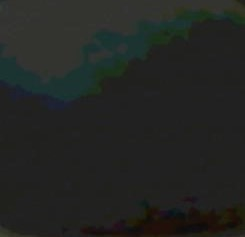
#> input picture Vision_Subsystem/testing/images/tuning_grey.jpg, 245 x 237 px
$ python hue_viewer.py
#> lines starting #> are read from the running program, lines starting #| are printed output that depends on the picture
import matplotlib.pyplot as plt
from skimage import io
from skimage.color import rgb2hsv
filename = "images/tuning_grey.jpg"
name = (filename.split(".")[0]).split("/")[1]
rgb_img = io.imread(filename)
#> rgb_img is the input picture: shape (237, 245, 3); mean R, G, B 35.1, 37.1, 34.7
hsv_img = rgb2hsv(rgb_img)
#> hsv_img: shape (237, 245, 3) float64; mean of channels 0, 1, 2 0.185, 0.125, 0.149
hue_img = hsv_img[:, :, 0]
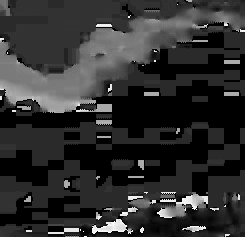
#> hue_img: shape (237, 245) float64; min 0, max 0.99, mean 0.185
sat_img = hsv_img[:, :, 1]
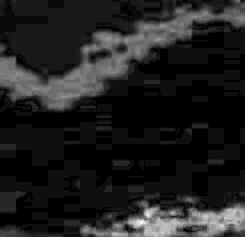
#> sat_img: shape (237, 245) float64; min 0, max 1, mean 0.125
value_img = hsv_img[:, :, 2]
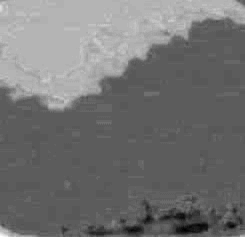
#> value_img: shape (237, 245) float64; min 0.051, max 0.267, mean 0.149; drawn with min black and max white

# [16 lines of commented-out code are left out]

fig, (ax0, ax1, ax2) = plt.subplots(ncols=3, figsize=(8, 3))

ax0.hist(hue_img.ravel(), 512)
ax0.set_title("Histogram of the Hue channel")
ax0.set_xbound(0, 1)
ax1.hist(sat_img.ravel(), 512)
ax1.set_title("Histogram of the Sat channel")
ax1.set_xbound(0, 1)
ax2.hist(value_img.ravel(), 512)
ax2.set_title("Histogram of the Val channel")
ax2.set_xbound(0, 1)


fig.tight_layout()
fig.savefig('Hsv_Hist_{}.png'.format(name))
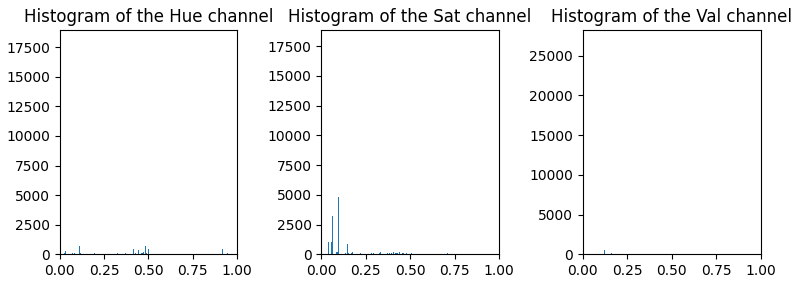
#> figure drawn by matplotlib, 3 panels; panel 1: tallest bar 18028 high, from x = 1.08e-19 to 0.00193; panel 2: tallest bar 17942 high, from x = 0 to 0.00195; panel 3: tallest bar 26848 high, from x = 0.129 to 0.13


############################################
double_thresh = True
# [43 lines of commented-out code are left out]
